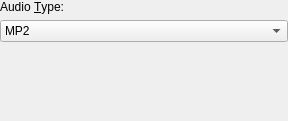
<ui version="4.0" >
 <class>SlideshowConfig</class>
 <widget class="QWidget" name="SlideshowConfig" >
  <property name="geometry" >
   <rect>
    <x>0</x>
    <y>0</y>
    <width>288</width>
    <height>121</height>
   </rect>
  </property>
  <property name="windowTitle" >
   <string>Configure Slideshow Plugin</string>
  </property>
  <layout class="QVBoxLayout" >
   <property name="leftMargin" >
    <number>0</number>
   </property>
   <property name="topMargin" >
    <number>0</number>
   </property>
   <property name="rightMargin" >
    <number>0</number>
   </property>
   <property name="bottomMargin" >
    <number>0</number>
   </property>
   <item>
    <widget class="QLabel" name="audioTypeLabel" >
     <property name="text" >
      <string>Audio &amp;Type:</string>
     </property>
     <property name="wordWrap" >
      <bool>false</bool>
     </property>
     <property name="buddy" >
      <cstring>kcfg_AudioType</cstring>
     </property>
    </widget>
   </item>
   <item>
    <widget class="QComboBox" name="kcfg_AudioType" >
     <item>
      <property name="text" >
       <string>MP2</string>
      </property>
     </item>
     <item>
      <property name="text" >
       <string>AC3</string>
      </property>
     </item>
    </widget>
   </item>
   <item>
    <spacer>
     <property name="orientation" >
      <enum>Qt::Vertical</enum>
     </property>
     <property name="sizeType" >
      <enum>QSizePolicy::Expanding</enum>
     </property>
     <property name="sizeHint" >
      <size>
       <width>20</width>
       <height>40</height>
      </size>
     </property>
    </spacer>
   </item>
  </layout>
 </widget>
 <layoutdefault spacing="6" margin="11" />
 <layoutfunction spacing="KDialog::spacingHint" margin="KDialog::marginHint" />
 <pixmapfunction>qPixmapFromMimeSource</pixmapfunction>
 <resources/>
 <connections/>
</ui>
